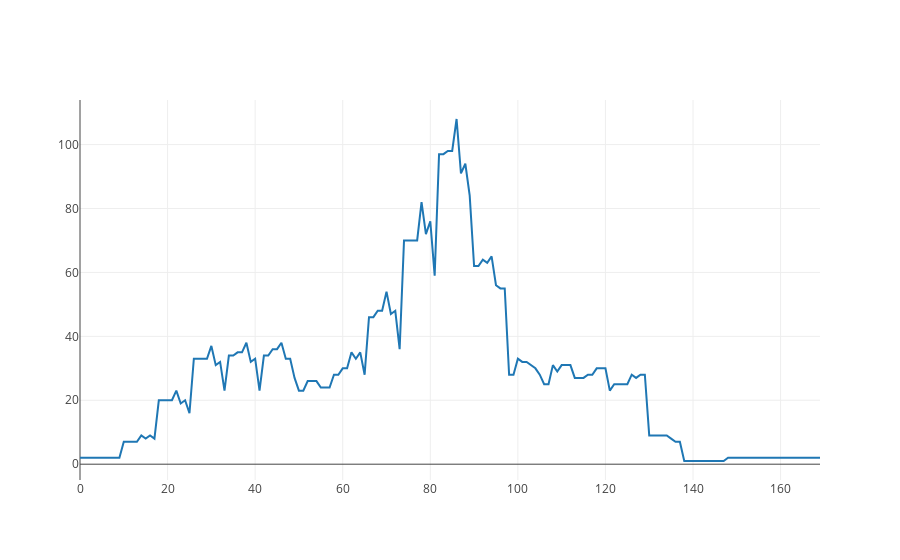

Notebook code cell kept with this figure:
### Code cell
object LiveNodes{ // Create object to supress output TODO: upgrade ammonite at some point
    val live = db.getAllLiveNodes()
    val (x,y) = live.groupBy(_.depth).map(a => (a._1, a._2.size)).toList.sortBy(_._1).unzip

// val (x, y) = Seq(
//   "Banana" -> 10,
//   "Apple" -> 8,
//   "Grapefruit" -> 5
// ).unzip
}
Scatter(LiveNodes.x, LiveNodes.y).plot()

### Figure 1 — Plotly figure (JSON) as saved in the notebook; plotly's stock layout.template omitted (floating-point values rounded to 4 significant figures; data arrays with more than 128 entries replaced by an {"elided": "..."} marker saying what was removed)
{"data": [{"type": "scatter", "x": {"elided": "170 int values"}, "y": {"elided": "170 int values"}}], "layout": {"autosize": true, "xaxis": {"autorange": true, "range": [0, 169], "type": "linear"}, "yaxis": {"autorange": true, "range": [-4.944, 113.9], "type": "linear"}}}
